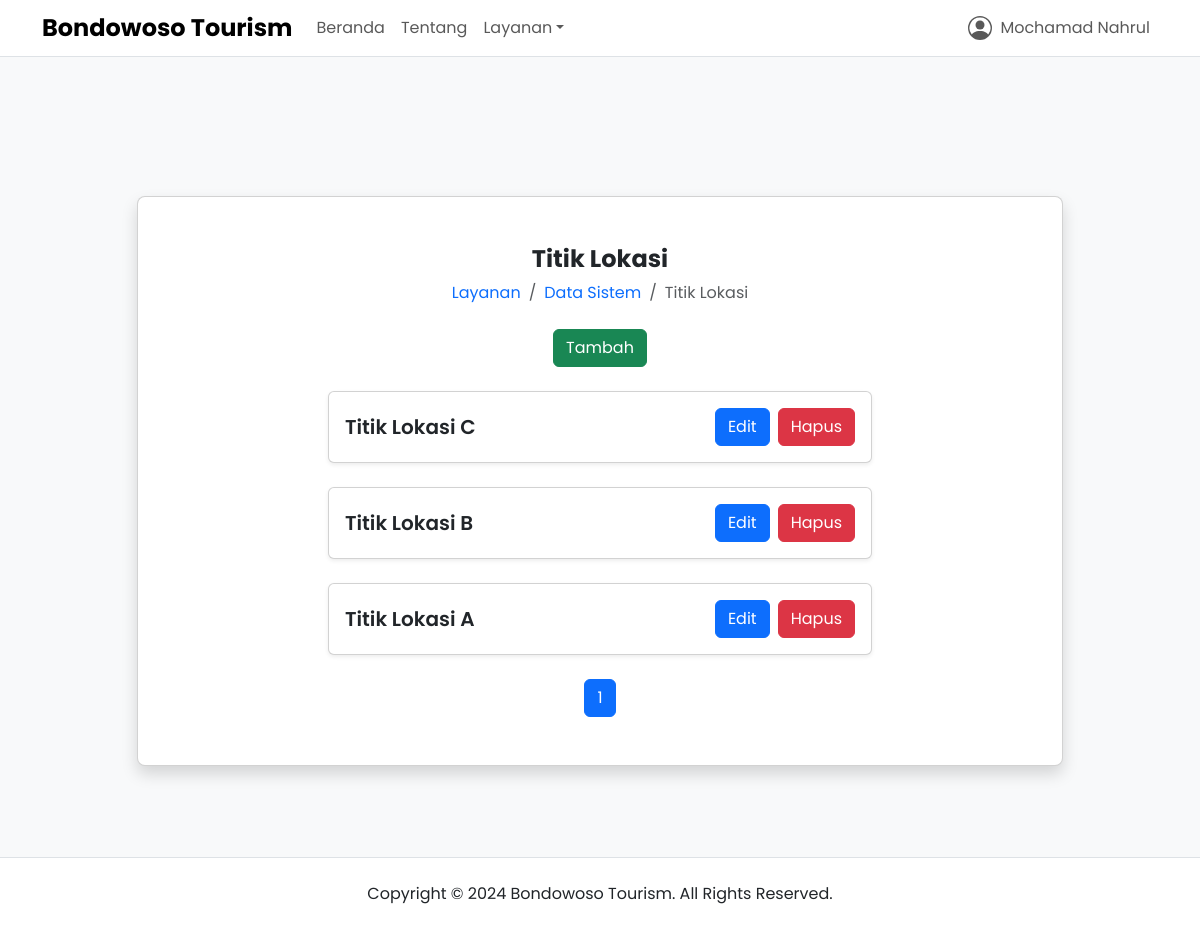
Before: /titik-lokasi (signed in) with the older database file.
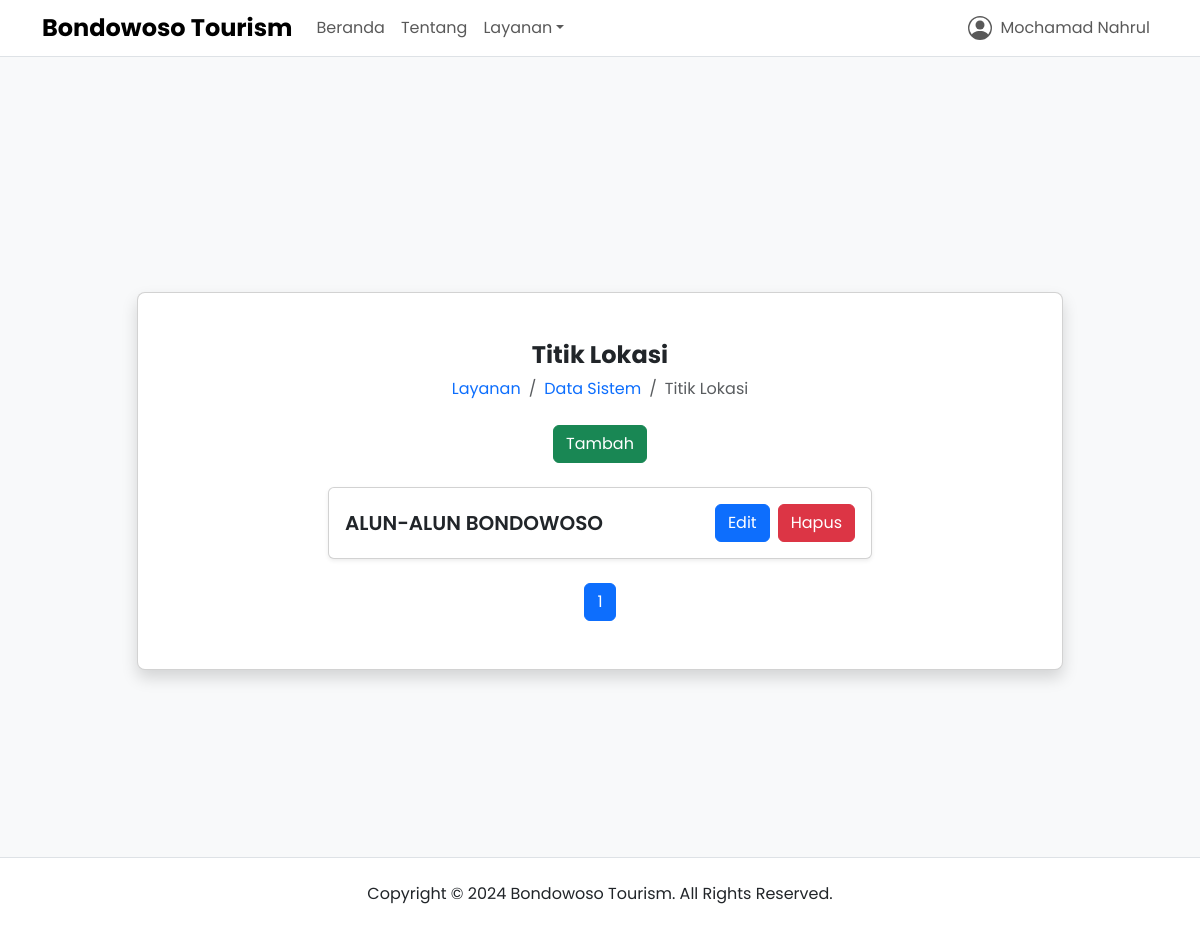
After: the same page with the newer database file.
### app/models.py (models this page shows, shortened)
class LocationPoint(db.Model):
  __tablename__ = "location_point"
  id = db.Column(db.Integer, primary_key=True)
  name = db.Column(db.String(128), nullable=False)
  posted_date = db.Column(db.DateTime, nullable=False, default=datetime.now)
  updated_date = db.Column(db.DateTime, onupdate=datetime.now, default=datetime.now)
  user_id = db.Column(db.Integer, db.ForeignKey("user.id"), nullable=False)

### app/views/public.py (the view)
@public_app.route("/titik-lokasi", methods=["GET", "POST"])
@login_required
def location_point():
  page = request.args.get("page", 1, type=int)
  datas = LocationPoint.query.order_by(LocationPoint.posted_date.desc()).paginate(page=page, per_page=5)
  return render_template("public/services/system_data/location-point.html", title="Titik Lokasi - Bondowoso Tourism", datas=datas)

### app/models.py (called while the page is built)
@login_manager.user_loader
def load_user(user_id):
  return User.query.get(int(user_id))

### app/templates/public/services/system_data/location-point.html (shortened to what this page needs)
{% extends 'components/public/base.html' %} {% set active_page = 'system_data' %} {% block content %}
<div class="page-wrapper d-flex bg-body-tertiary min-vh-100">
  <div class="container my-auto">
    <div class="row justify-content-center align-items-center pt-6rem pb-5">
      <div class="col-lg-10">
        <div class="card shadow rounded-3">
          <div class="card-body d-flex flex-column row-gap-4 p-lg-5 py-5 px-4">
            <div class="d-flex flex-column row-gap-4">
              <div class="d-flex flex-column justify-content-center align-items-center row-gap-2">
                <div class="text-center">
                  <h3 class="fw-bold fs-4 mb-0">Titik Lokasi</h3>
                </div>
                <nav aria-label="breadcrumb">
                  <ol class="breadcrumb justify-content-center align-items-center mb-0">
                    <li class="breadcrumb-item"><a class="text-decoration-none" href="{{ url_for('public_app.services') }}">Layanan</a></li>
                    <li class="breadcrumb-item"><a class="text-decoration-none" href="{{ url_for('public_app.system_data') }}">Data Sistem</a></li>
                    <li class="breadcrumb-item active" aria-current="page">Titik Lokasi</li>
                  </ol>
                </nav>
              </div>
              {% if current_user.role == "admin" %}
              <div class="text-center">
                <a class="btn btn-success" href="{{ url_for('public_app.create_location_point') }}" role="button">Tambah</a>
              </div>
              {% endif %}
            </div>
            <div class="row justify-content-center align-items-center row-gap-4">
              {% if datas.items %} {% for data in datas.items %}
              <div class="col-lg-8">
                <div class="card shadow-sm">
                  <div class="card-body">
                    <div class="d-flex flex-column flex-lg-row justify-content-between align-items-end align-items-lg-center row-gap-2">
                      <div class="d-flex flex-column">
                        <h6 class="fw-semibold fs-5 mb-0">{{ data.name }}</h6>
                      </div>
                      <div class="d-flex flex-row column-gap-2">
                        <a class="btn btn-primary" href="{{ url_for('public_app.update_location_point', id=data.id) }}" role="button">Edit</a>
                        <a class="btn btn-danger" href="#" role="button" data-bs-toggle="modal" data-bs-target="#deleteDataModal{{ data.id }}">Hapus</a>
                      </div>
                    </div>
                  </div>
                </div>
              </div>
              {% endfor %} {% else %}
              <div class="col-lg-8">
                <div class="text-center">
                  <p class="mb-0">Data tidak ditemukan!</p>
                </div>
              </div>
              {% endif %}
            </div>
            <div class="row">
              <div class="col-lg-12">
                <nav>
                  <ul class="pagination justify-content-center align-items-center mb-0">
                    {% for page_num in datas.iter_pages(left_edge=1, right_edge=1, left_current=1, right_current=2) %} {% if page_num %} {% if datas.page == page_num %}
                    <li class="page-item active" aria-current="page">
                      <span class="page-link">{{ page_num }}</span>
                    </li>
                    {% else %}
                    <li class="page-item">
                      <a class="page-link" href="{{ url_for('public_app.sub_criteria', page=page_num) }}">{{ page_num }}</a>
                    </li>
                    {% endif %} {% else %}
                    <li class="page-item">
                      <span class="page-link">...</span>
                    </li>
                    {% endif %} {% endfor %}
                  </ul>
                </nav>
              </div>
            </div>
          </div>
        </div>
      </div>
    </div>
  </div>
</div>
{% endblock %}

Changed rows visible on the page:
removed LocationPoint: name "Titik Lokasi C"
removed LocationPoint: name "Titik Lokasi B"
removed LocationPoint: name "Titik Lokasi A"
added LocationPoint: name "ALUN-ALUN BONDOWOSO"
